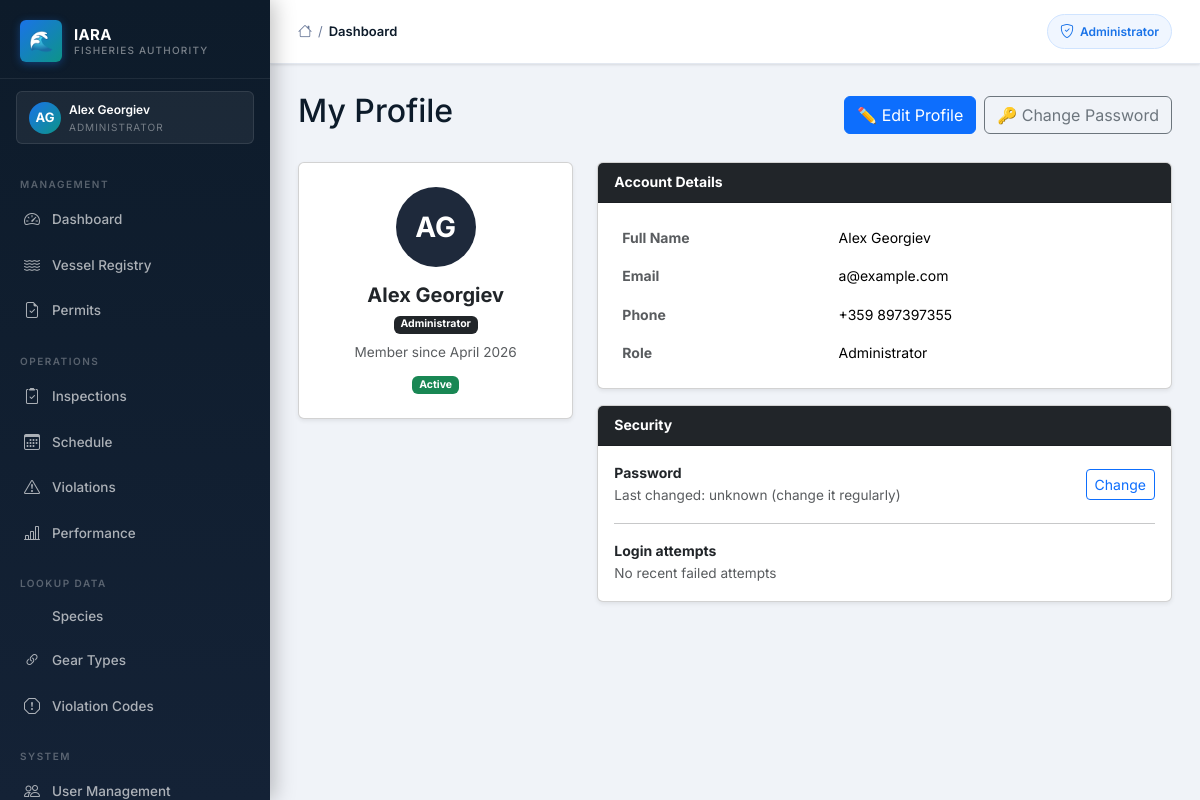
Screenshot of /profile (signed in) with the database file from the repository.
### iara_app/models.py (models this page shows, shortened)
class User(UserMixin, db.Model):
    __tablename__ = "users"
    id = db.Column(db.Integer, primary_key=True)
    first_name = db.Column(db.String(50), nullable=False)
    last_name = db.Column(db.String(50), nullable=False)
    email = db.Column(db.String(120), unique=True, nullable=False)
    phone = db.Column(db.String(20), nullable=False)
    role = db.Column(db.String(50), nullable=False)
    password_hash = db.Column(db.String(128), nullable=False)
    vessel_registration = db.Column(db.String(50))
    fishing_permit_number = db.Column(db.String(50))
    inspector_id = db.Column(db.Integer, db.ForeignKey("users.id"), nullable=True)
    id_number = db.Column(db.String(50))
    age_category = db.Column(db.String(20))
    created_at = db.Column(db.DateTime, default=datetime.utcnow)
    is_active = db.Column(db.Boolean, default=True)
    reset_token       = db.Column(db.String(100), nullable=True)
    reset_token_expiry = db.Column(db.DateTime, nullable=True)
    failed_logins   = db.Column(db.Integer, default=0)
    locked_until    = db.Column(db.DateTime, nullable=True)
    inspections = db.relationship("Inspection", foreign_keys="Inspection.inspector_id", backref="inspector", lazy=True)
    scheduled_inspections = db.relationship("ScheduledInspection", foreign_keys="ScheduledInspection.inspector_id", backref="assigned_inspector", lazy=True)
    created_scheduled_inspections = db.relationship("ScheduledInspection", foreign_keys="ScheduledInspection.created_by_id", backref="created_by_user", lazy=True)
    audit_logs = db.relationship("AuditLog", foreign_keys="AuditLog.user_id", backref="user", lazy=True)

### iara_app/routes/auth.py (the view)
@bp.route("/profile")
@login_required
def profile():
    return render_template("auth/profile.html", user=current_user)

### iara_app/__init__.py (called while the page is built)
def create_app():
    app = Flask(__name__)
    app.config.from_object(Config)
    db.init_app(app)
    login_manager.init_app(app)
    migrate.init_app(app, db)
    csrf.init_app(app)
    from .models import User
    @login_manager.user_loader
    def load_user(user_id):
        user = db.session.get(User, int(user_id))   # SQLAlchemy 2.x style
        if user is None:
            return None
        if not user.is_active:
            return None
        return user
    from .routes import register_blueprints
    register_blueprints(app)
    scheduler.init_app(app)
    scheduler.start()
    scheduler.add_job(
        id="expire_permits_daily",
        func=expire_old_permits,
        trigger="interval",
        days=1
    )
    return app

### iara_app/templates/auth/profile.html (shortened to what this page needs)
{% extends "layout/base.html" %}
{% block content %}
<div class="d-flex justify-content-between align-items-center mb-4">
  <h2>My Profile</h2>
  <div class="d-flex gap-2">
    <a href="{{ url_for('auth.profile_edit') }}" class="btn btn-primary">✏️ Edit Profile</a>
    <a href="{{ url_for('auth.change_password') }}" class="btn btn-outline-secondary">🔑 Change Password</a>
  </div>
</div>
<div class="row g-4">
  <div class="col-md-4">
    <div class="card shadow-sm text-center p-4">
      <div class="mx-auto mb-3 d-flex align-items-center justify-content-center fw-bold text-white"
           style="width:80px;height:80px;border-radius:50%;font-size:28px;
           background:{% if user.role=='administrator' %}#1e293b{% elif user.role=='inspector' %}#0369a1{% elif user.role=='fisherman' %}#0f6e56{% else %}#854f0b{% endif %};">
        {{ user.first_name[0] }}{{ user.last_name[0] }}
      </div>
      <h5 class="fw-bold mb-1">{{ user.first_name }} {{ user.last_name }}</h5>
      <div class="mb-2">
        {% if user.role == 'administrator' %}
          <span class="badge bg-dark">Administrator</span>
        {% elif user.role == 'inspector' %}
          <span class="badge bg-primary">Inspector</span>
        {% elif user.role == 'fisherman' %}
          <span class="badge bg-success">Fisherman</span>
        {% else %}
          <span class="badge bg-warning text-dark">Amateur Fisher</span>
        {% endif %}
      </div>
      <div class="text-muted" style="font-size:.85rem;">
        Member since {{ user.created_at.strftime('%B %Y') if user.created_at else '—' }}
      </div>
      <div class="mt-2">
        {% if user.is_active %}
          <span class="badge bg-success">Active</span>
        {% else %}
          <span class="badge bg-danger">Inactive</span>
        {% endif %}
      </div>
    </div>
  </div>
  <div class="col-md-8">
    <div class="card shadow-sm">
      <div class="card-header bg-dark text-white fw-bold">Account Details</div>
      <div class="card-body">
        <table class="table table-borderless mb-0">
          <tr>
            <td class="text-muted fw-bold" style="width:40%">Full Name</td>
            <td>{{ user.first_name }} {{ user.last_name }}</td>
          </tr>
          <tr>
            <td class="text-muted fw-bold">Email</td>
            <td>{{ user.email }}</td>
          </tr>
          <tr>
            <td class="text-muted fw-bold">Phone</td>
            <td>{{ user.phone or '—' }}</td>
          </tr>
          <tr>
            <td class="text-muted fw-bold">Role</td>
            <td>{{ user.role | capitalize }}</td>
          </tr>
        </table>
      </div>
    </div>
    <div class="card shadow-sm mt-3">
      <div class="card-header bg-dark text-white fw-bold">Security</div>
      <div class="card-body">
        <div class="d-flex justify-content-between align-items-center">
          <div>
            <strong>Password</strong><br>
            <span class="text-muted" style="font-size:.85rem;">Last changed: unknown (change it regularly)</span>
          </div>
          <a href="{{ url_for('auth.change_password') }}" class="btn btn-sm btn-outline-primary">Change</a>
        </div>
        <hr>
        <div class="d-flex justify-content-between align-items-center">
          <div>
            <strong>Login attempts</strong><br>
            <span class="text-muted" style="font-size:.85rem;">
              {% if user.failed_logins and user.failed_logins > 0 %}
                {{ user.failed_logins }} failed attempt(s)
                {% if user.locked_until %} — Account locked until {{ user.locked_until.strftime('%H:%M') }}{% endif %}
              {% else %}
                No recent failed attempts
              {% endif %}
            </span>
          </div>
        </div>
      </div>
    </div>
  </div>
</div>
{% endblock %}

### iara_app/templates/layout/base.html (shortened to what this page needs)
<!DOCTYPE html>
<html lang="en">
<head>
  <link href="https://cdn.jsdelivr.net/npm/bootstrap@5.3.2/dist/css/bootstrap.min.css" rel="stylesheet">
  <link rel="stylesheet" href="https://cdn.jsdelivr.net/npm/bootstrap-icons@1.11.3/font/bootstrap-icons.min.css">
  <link rel="stylesheet" href="{{ url_for('static', filename='css/iara_theme.css') }}">
</head>
<body>
  {% if current_user.is_authenticated %}
  <aside class="iara-sidebar">
    <a class="sidebar-brand" href="#">
      <div class="sidebar-brand-icon">🌊</div>
      <div class="sidebar-brand-text">
        <div class="sidebar-brand-name">IARA</div>
        <div class="sidebar-brand-sub">Fisheries Authority</div>
      </div>
    </a>
    <div class="sidebar-role-banner">
      <div class="sidebar-role-avatar">
        {{ current_user.first_name[0]|upper }}{{ current_user.last_name[0]|upper }}
      </div>
      <div>
        <div class="sidebar-role-name">{{ current_user.first_name }} {{ current_user.last_name }}</div>
        <div class="sidebar-role-label">
          {% if current_user.role == "administrator" %}Administrator
          {% elif current_user.role == "inspector" %}Inspector
          {% elif current_user.role == "fisherman" %}Fisherman
          {% else %}Amateur Fisher{% endif %}
        </div>
      </div>
    </div>
    <nav class="sidebar-nav">
      {% if current_user.role == "administrator" %}
      <div class="sidebar-section-label">Management</div>
      <a href="{{ url_for('admin.admin_dashboard') }}"
        class="sidebar-link {% if request.endpoint == 'admin.admin_dashboard' %}active{% endif %}">
        <i class="bi bi-speedometer2"></i> Dashboard
      </a>
      <a href="{{ url_for('admin.vessels') }}"
        class="sidebar-link {% if 'vessel' in request.endpoint %}active{% endif %}">
        <i class="bi bi-water"></i> Vessel Registry
      </a>
      <a href="{{ url_for('admin.permits') }}"
        class="sidebar-link ">
        <i class="bi bi-file-earmark-check"></i> Permits
      </a>
      <div class="sidebar-section-label" style="margin-top:8px;">Operations</div>
      <a href="{{ url_for('admin.admin_inspections') }}"
        class="sidebar-link {% if 'inspection' in request.endpoint and 'schedule' not in request.endpoint %}active{% endif %}">
        <i class="bi bi-clipboard2-check"></i> Inspections
      </a>
      <a href="{{ url_for('admin.schedule_list') }}"
        class="sidebar-link {% if 'schedule' in request.endpoint %}active{% endif %}">
        <i class="bi bi-calendar3"></i> Schedule
      </a>
      <a href="{{ url_for('admin.admin_violations') }}"
        class="sidebar-link {% if 'violation' in request.endpoint %}active{% endif %}">
        <i class="bi bi-exclamation-triangle"></i> Violations
      </a>
      <a href="{{ url_for('admin.admin_inspector_performance') }}"
        class="sidebar-link {% if 'performance' in request.endpoint %}active{% endif %}">
        <i class="bi bi-bar-chart-line"></i> Performance
      </a>
      <div class="sidebar-section-label" style="margin-top:8px;">Lookup Data</div>
      <a href="{{ url_for('lookup.species_list') }}"
        class="sidebar-link {% if 'species' in request.endpoint %}active{% endif %}">
         Species
      </a>
      <a href="{{ url_for('lookup.gear_list') }}"
        class="sidebar-link {% if 'gear' in request.endpoint %}active{% endif %}">
        <i class="bi bi-link-45deg"></i> Gear Types
      </a>
      <a href="{{ url_for('lookup.violation_codes_list') }}"
        class="sidebar-link {% if 'violation_code' in request.endpoint %}active{% endif %}">
        <i class="bi bi-exclamation-octagon"></i> Violation Codes
      </a>
      <div class="sidebar-section-label" style="margin-top:8px;">System</div>
      <a href="{{ url_for('admin.admin_users') }}"
        class="sidebar-link {% if 'users' in request.endpoint %}active{% endif %}">
        <i class="bi bi-people"></i> User Management
      </a>
      {% endif %}
    </nav>
  </aside>
  {% endif %}
  <div class="iara-main" {% if not current_user.is_authenticated %}style="margin-left:0;" {% endif %}>
    <header class="iara-topbar">
      <div class="topbar-breadcrumb">
        <i class="bi bi-house" style="color:var(--text-secondary);font-size:14px;"></i>
        <span class="bc-sep">/</span>
        <span class="bc-current">{{ title if title else "Dashboard" }}</span>
      </div>
      <div class="topbar-actions">
        {% if current_user.is_authenticated %}
        {% if current_user.role == "administrator" %}
        <span class="topbar-badge">
          <i class="bi bi-shield-check"></i> Administrator
        </span>
        {% elif current_user.role == "inspector" %}
        <span class="topbar-badge" style="background:#eff6ff;border-color:#bfdbfe;color:#1d4ed8;">
          <i class="bi bi-clipboard2-check"></i> Inspector
        </span>
        {% elif current_user.role == "fisherman" %}
        <span class="topbar-badge" style="background:#f0fdf4;border-color:#bbf7d0;color:#15803d;">
          <i class="bi bi-water"></i> Fisherman
        </span>
        {% else %}
        <span class="topbar-badge" style="background:#fffbeb;border-color:#fde68a;color:#b45309;">
          <i class="bi bi-person"></i> Amateur
        </span>
        {% endif %}
        {% endif %}
      </div>
    </header>
    <main class="iara-content">
      {% block content %}{% endblock %}
    </main>
  </div>
</body>
</html>

### iara_app/static/css/iara_theme.css (style rules this page uses)
:root { --iara-navy: #0d1b2a; --iara-navy-mid: #142236; --iara-navy-light: #1e3452; --iara-blue: #1a73e8; --iara-blue-light: #4196f5; --iara-teal: #0d9488; --iara-gold: #d4a017; --iara-gold-light: #f0c040; --iara-danger: #dc2626; --iara-warning: #d97706; --iara-success: #059669; --sidebar-width: 270px; --topbar-height: 64px; --body-bg: #f0f3f8; --card-bg: #ffffff; --text-primary: #0d1b2a; --text-secondary: #6b7a99; --border-color: #e3e8f0; --shadow-sm: 0 1px 3px rgba(13,27,42,.08), 0 1px 2px rgba(13,27,42,.04); --shadow-md: 0 4px 12px rgba(13,27,42,.1), 0 2px 6px rgba(13,27,42,.06); --shadow-lg: 0 8px 24px rgba(13,27,42,.12); --radius-sm: 6px; --radius-md: 10px; --radius-lg: 16px; --transition: all .2s cubic-bezier(.4,0,.2,1); }
*, *::before, *::after { box-sizing: border-box; }
html { scroll-behavior: smooth; }
body { font-family: 'Inter', 'Segoe UI', system-ui, sans-serif; background: var(--body-bg); color: var(--text-primary); font-size: 14px; line-height: 1.6; margin: 0; -webkit-font-smoothing: antialiased; }
.iara-sidebar { width: var(--sidebar-width); height: 100vh; background: linear-gradient(180deg, var(--iara-navy) 0%, var(--iara-navy-mid) 100%); position: fixed; left: 0; top: 0; display: flex; flex-direction: column; z-index: 1000; box-shadow: 4px 0 20px rgba(0,0,0,.25); overflow-y: auto; overflow-x: hidden; }
.sidebar-brand { display: flex; align-items: center; gap: 12px; padding: 20px 20px 16px; border-bottom: 1px solid rgba(255,255,255,.08); text-decoration: none; }
.sidebar-brand-icon { width: 42px; height: 42px; background: linear-gradient(135deg, var(--iara-blue) 0%, var(--iara-teal) 100%); border-radius: var(--radius-sm); display: flex; align-items: center; justify-content: center; font-size: 20px; flex-shrink: 0; box-shadow: 0 2px 8px rgba(26,115,232,.4); }
.sidebar-brand-text { line-height: 1.2; }
.sidebar-brand-name { font-size: 15px; font-weight: 700; color: #ffffff; letter-spacing: .02em; }
.sidebar-brand-sub { font-size: 10px; font-weight: 500; color: rgba(255,255,255,.45); text-transform: uppercase; letter-spacing: .12em; }
.sidebar-role-banner { margin: 12px 16px; padding: 8px 12px; background: rgba(255,255,255,.06); border: 1px solid rgba(255,255,255,.1); border-radius: var(--radius-sm); display: flex; align-items: center; gap: 8px; }
.sidebar-role-avatar { width: 32px; height: 32px; border-radius: 50%; background: linear-gradient(135deg, var(--iara-blue) 0%, var(--iara-teal) 100%); display: flex; align-items: center; justify-content: center; font-size: 13px; font-weight: 700; color: white; flex-shrink: 0; }
.sidebar-role-name { font-size: 12px; font-weight: 600; color: white; white-space: nowrap; overflow: hidden; text-overflow: ellipsis; }
.sidebar-role-label { font-size: 10px; color: rgba(255,255,255,.4); text-transform: uppercase; letter-spacing: .1em; }
.sidebar-nav { flex: 1; padding: 8px 12px; }
.sidebar-section-label { font-size: 10px; font-weight: 600; color: rgba(255,255,255,.3); text-transform: uppercase; letter-spacing: .15em; padding: 12px 8px 6px; }
.sidebar-link { display: flex; align-items: center; gap: 10px; padding: 9px 10px; border-radius: var(--radius-sm); color: rgba(255,255,255,.65); text-decoration: none; font-size: 13.5px; font-weight: 500; transition: var(--transition); margin-bottom: 2px; position: relative; }
.sidebar-link i { font-size: 16px; width: 20px; text-align: center; flex-shrink: 0; }
.iara-main { margin-left: var(--sidebar-width); min-height: 100vh; display: flex; flex-direction: column; }
.iara-topbar { height: var(--topbar-height); background: var(--card-bg); border-bottom: 1px solid var(--border-color); display: flex; align-items: center; padding: 0 28px; gap: 16px; position: sticky; top: 0; z-index: 900; box-shadow: var(--shadow-sm); }
.topbar-breadcrumb { flex: 1; display: flex; align-items: center; gap: 6px; font-size: 13px; }
.topbar-breadcrumb .bc-sep { color: var(--text-secondary); }
.topbar-breadcrumb .bc-current { font-weight: 600; color: var(--text-primary); }
.topbar-actions { display: flex; align-items: center; gap: 8px; }
.topbar-badge { display: inline-flex; align-items: center; gap: 6px; padding: 5px 12px; background: #f0f6ff; border: 1px solid #d0e4ff; border-radius: 20px; font-size: 12px; font-weight: 600; color: var(--iara-blue); text-decoration: none; }
.topbar-badge i { font-size: 14px; }
.iara-content { padding: 28px; flex: 1; }
.iara-content > * { animation: fadeIn .3s ease both; }

### rows the page displays
User: first_name "A", last_name "G", first_name "Alex", last_name "Georgiev", created_at "April 2026", email "a@example.com", phone "+359 897397355", role "Administrator"

### other values shown
{{ title if title else "Dashboard" }} "Dashboard"
